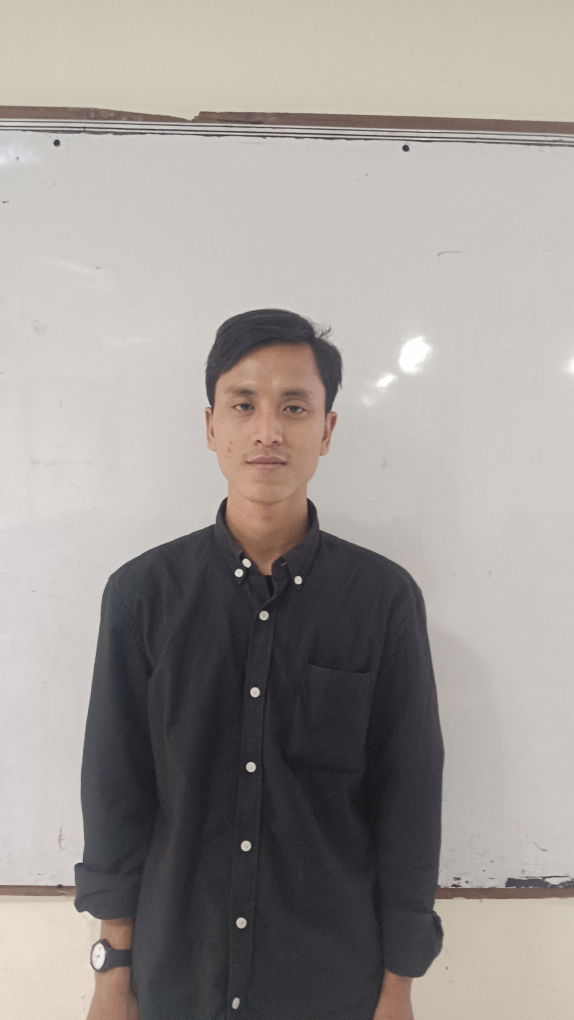
#> input picture sample_data/AldianAlbi1.jpeg, 2296 x 4080 px (shown at 1/4 size); its folder holds only this picture in this run
$ jupyter execute --allow-errors wajah.ipynb
#> lines starting #> are read from the running program, lines starting #| are printed output that depends on the picture
#> further down, gbr1 is the input picture: shape (4080, 2296, 3); mean B, G, R 149.2, 152.9, 158.2
#> `gray = cv2.cvtColor(gbr1, cv2.COLOR_BGR2GRAY)`:
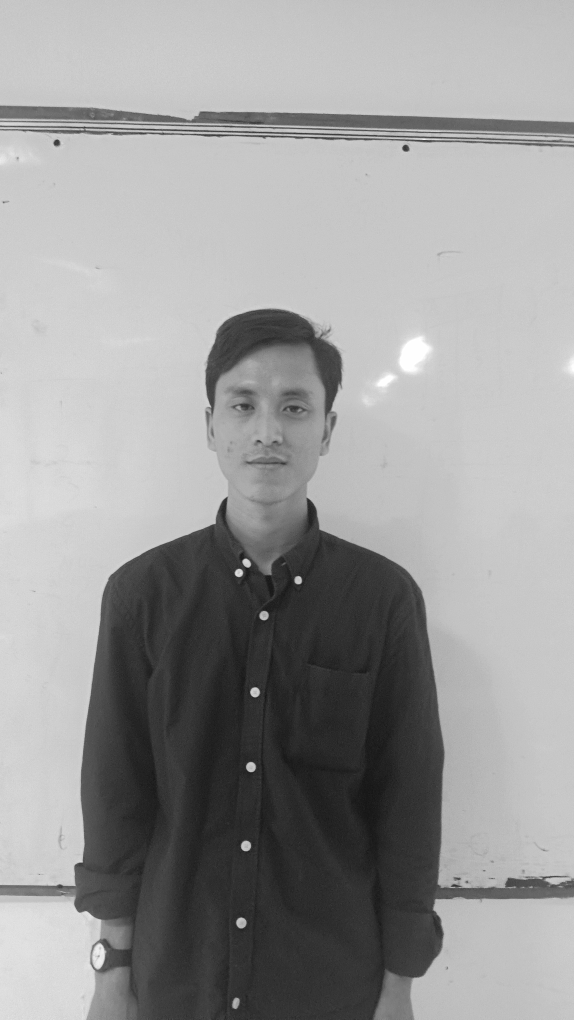
#> gray: shape (4080, 2296) (shown at 1/4 size); min 8, max 255, mean 154
#> `wajah = HaarCascade.detectMultiScale(gray, scaleFactor=1.1, minNeighbo..`: wajah = [[993, 2736, 52, 52], [362, 3775, 60, 60], [977, 3034, 53, 53], [936, 3656, 56, 56], [356, 3796, 66, 66], [770, 1387, 613, 613]]
#> `x1, y1, width, height = wajah[0]`: x1 = 993; y1 = 2736; width = 52
#> `x2, y2 = x1 + width, y1 + height`: x2 = 1045; y2 = 2788
#> `face = gbr_array[y1:y2, x1:x2]`:
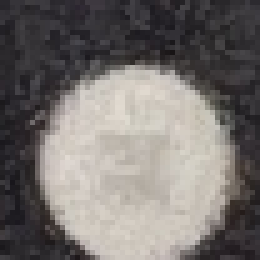
#> face: shape (52, 52, 3) (shown 5 times larger); mean R, G, B 117.8, 113.1, 110.6
#> `face = face.resize((160, 160))`:
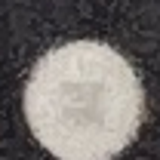
#> face: PIL image 160x160 RGB; mean R, G, B 117.8, 113.1, 110.6
[cell 1]
import os
from PIL import Image as Img
import numpy as np
import cv2
import pickle

from keras_facenet import FaceNet

#> (a cell that did not finish here is left out)

[cell 3]
HaarCascade = cv2.CascadeClassifier(cv2.data.haarcascades + 'haarcascade_frontalface_default.xml')

[cell 4]
# Path ke folder data sampel
folder = "sample_data"
database = {}

# Proses untuk memuat data sampel dan membuat database
#> (the rest of this cell did not finish here and is left out)

$ run again, on sample_data/AldianAlbi6.jpg
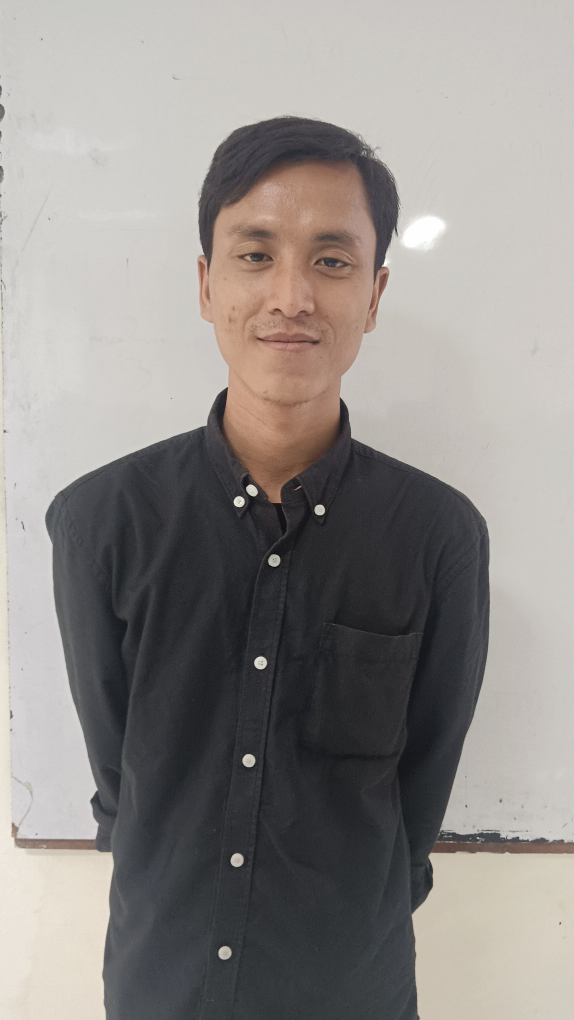
#> input picture sample_data/AldianAlbi6.jpg, 2296 x 4080 px (shown at 1/4 size)
#> gbr1 is the input picture: shape (4080, 2296, 3); mean B, G, R 137.5, 140.5, 144.8
#> `gray = cv2.cvtColor(gbr1, cv2.COLOR_BGR2GRAY)`:
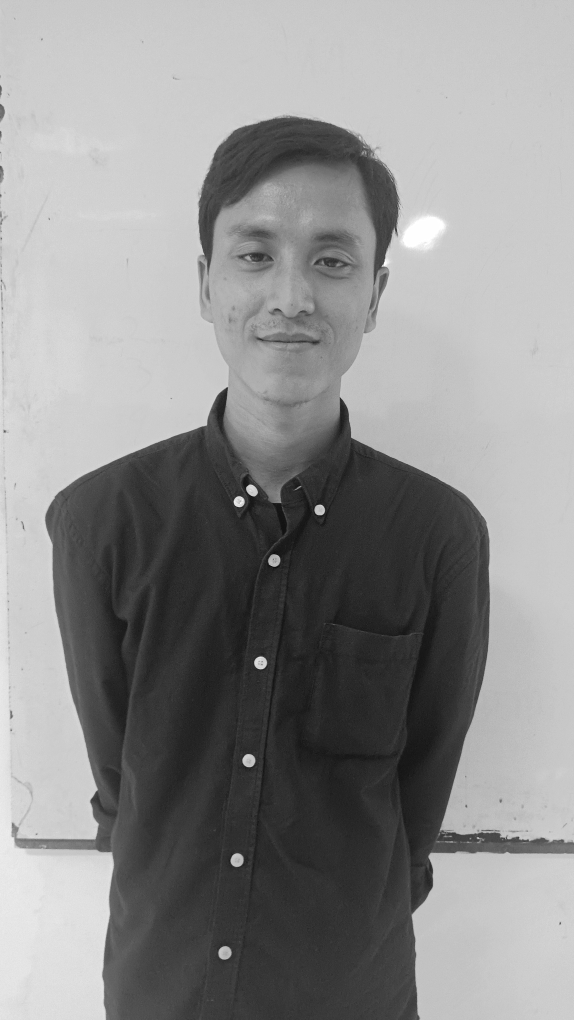
#> gray: shape (4080, 2296) (shown at 1/4 size); min 0, max 255, mean 141.4
#> wajah = [[1014, 2617, 58, 58], [1074, 2215, 51, 51], [706, 658, 928, 928]]
#> x1 = 1014; y1 = 2617; width = 58
#> x2 = 1072; y2 = 2675
#> `face = face.resize((160, 160))`:
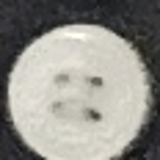
#> face: PIL image 160x160 RGB; mean R, G, B 145.2, 144.1, 137.4

$ run again, on sample_data/Aqshal1.jpg
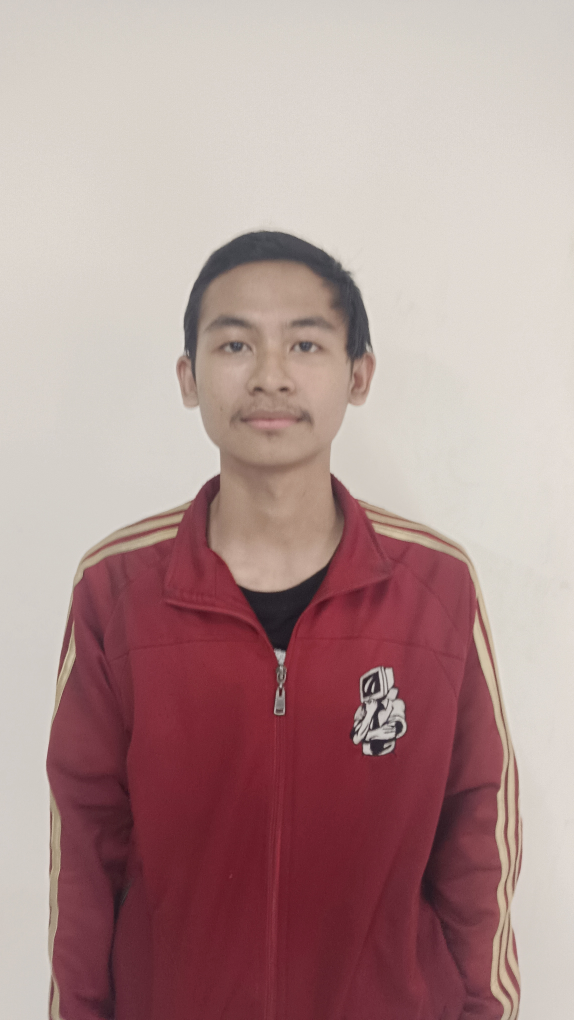
#> input picture sample_data/Aqshal1.jpg, 2296 x 4080 px (shown at 1/4 size)
#> gbr1 is the input picture: shape (4080, 2296, 3); mean B, G, R 145.3, 146.9, 176.3
#> `gray = cv2.cvtColor(gbr1, cv2.COLOR_BGR2GRAY)`:
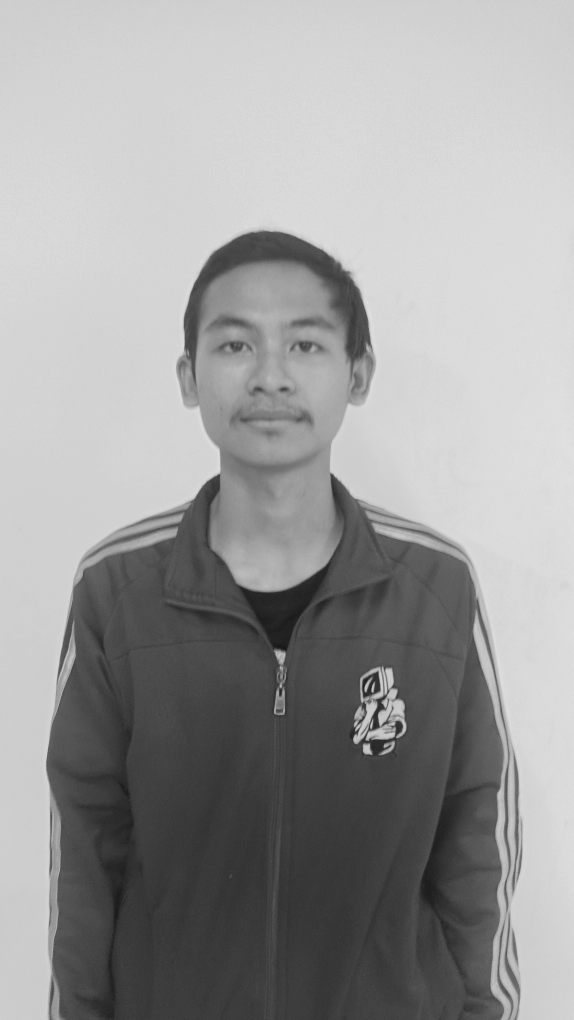
#> gray: shape (4080, 2296) (shown at 1/4 size); min 16, max 234, mean 155.4
#> wajah = [[706, 1074, 762, 762]]
#> x1 = 706; y1 = 1074; width = 762
#> x2 = 1468; y2 = 1836
#> `face = gbr_array[y1:y2, x1:x2]`:
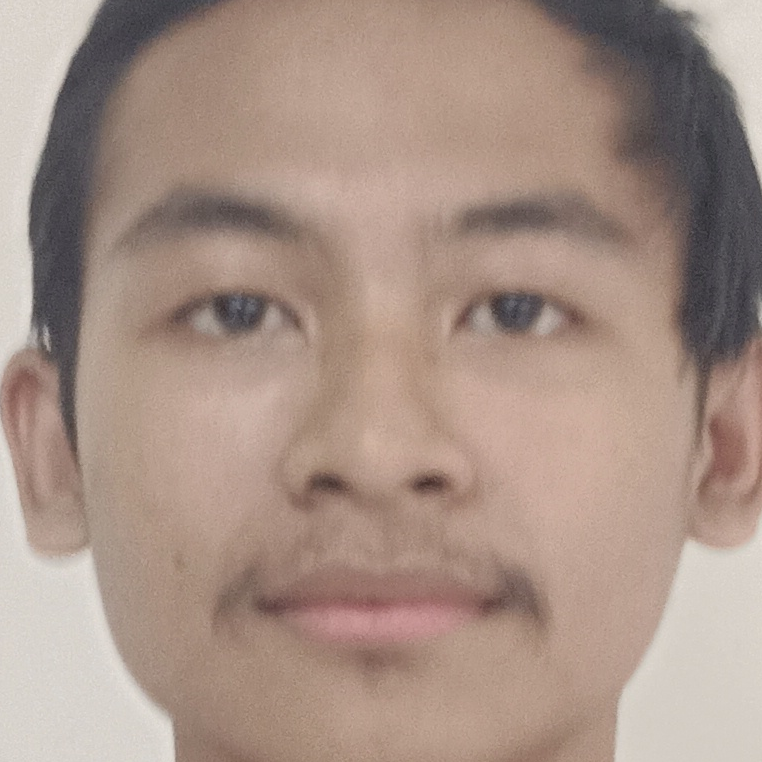
#> face: shape (762, 762, 3); mean R, G, B 167.3, 145.7, 134.5

$ run again, on sample_data/AldianAlbi2.jpeg
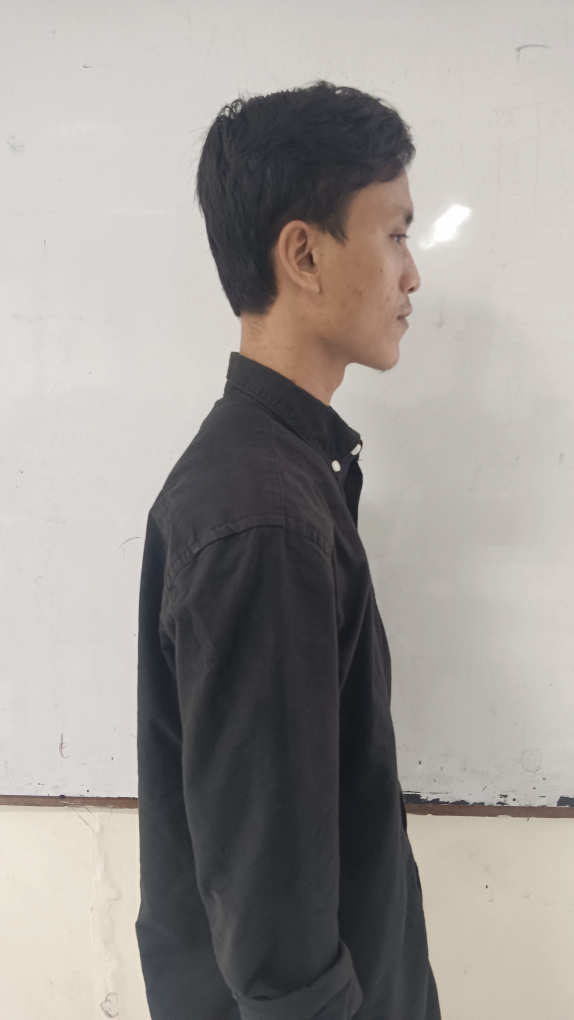
#> input picture sample_data/AldianAlbi2.jpeg, 2296 x 4080 px (shown at 1/4 size)
#> gbr1 is the input picture: shape (4080, 2296, 3); mean B, G, R 149, 152.9, 157.1
#> `gray = cv2.cvtColor(gbr1, cv2.COLOR_BGR2GRAY)`:
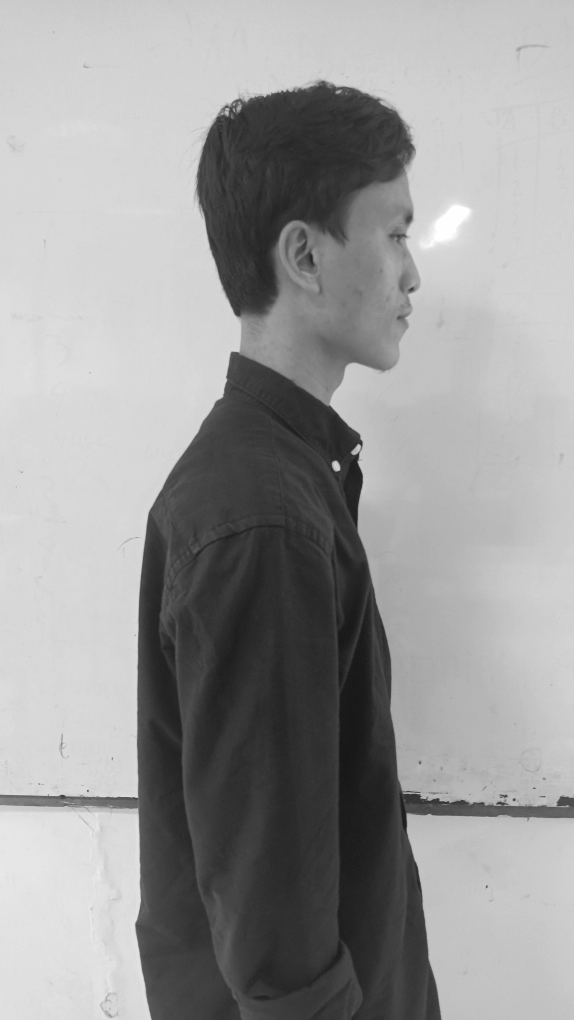
#> gray: shape (4080, 2296) (shown at 1/4 size); min 14, max 255, mean 153.7
#> wajah = [[635, 2292, 168, 168]]
#> x1 = 635; y1 = 2292; width = 168
#> x2 = 803; y2 = 2460
#> `face = gbr_array[y1:y2, x1:x2]`:
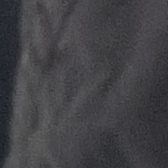
#> face: shape (168, 168, 3); mean R, G, B 66.4, 66.1, 69.4
